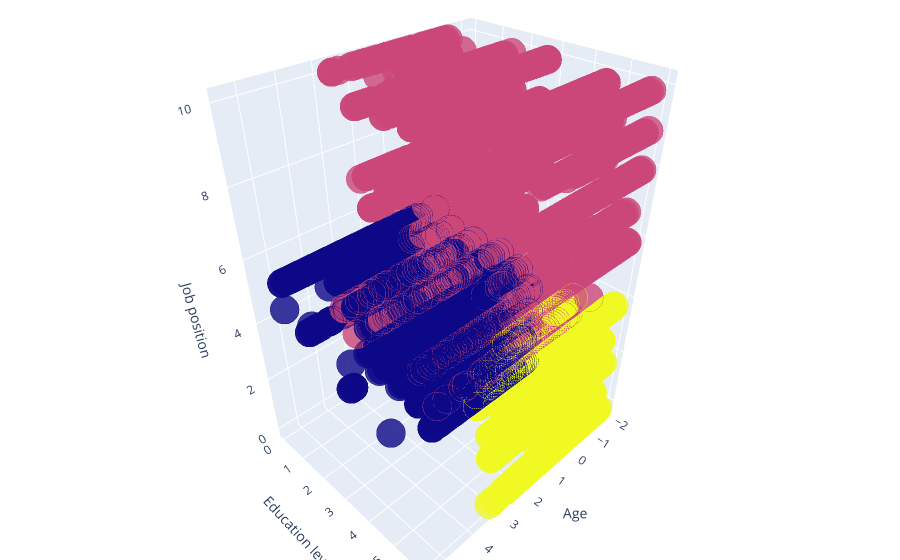

The cell this chart's notebook holds for it:
### Markdown cell above
We can see some correlation in making clusters with 'job' and 'education' columns. Since 'age' is also demographically important variable, I will plot it too.

### Code cell
trace1 = go.Scatter3d(
    x= preprocessed_X['age'],
    y= preprocessed_X['education'],
    z= preprocessed_X['job'],
    mode='markers',
     marker=dict(
        color = preprocessed_X['cluster'], 
        size= 10,
        line=dict(
            color= preprocessed_X['cluster'],
            width= 12
        ),
        opacity=0.8
     )
)
df = [trace1]

layout = go.Layout(
    title = 'Character vs Gender vs Alive or not',
    margin=dict(
        l=0,
        r=0,
        b=0,
        t=0  
    ),
    scene = dict(
            xaxis = dict(title  = 'Age'),
            yaxis = dict(title  = 'Education level'),
            zaxis = dict(title  = 'Job position')
        )
)

fig = go.Figure(data = df, layout = layout)
py.iplot(fig)

### Figure 1 — Plotly figure (JSON) as saved in the notebook; plotly's stock layout.template omitted (floating-point values rounded to 4 significant figures; data arrays with more than 128 entries replaced by an {"elided": "..."} marker saying what was removed)
{"data": [{"marker": {"color": {"elided": "30488 int values"}, "line": {"color": {"elided": "30488 int values"}, "width": 12}, "opacity": 0.8, "size": 10}, "mode": "markers", "type": "scatter3d", "x": {"elided": "30488 float values"}, "y": {"elided": "30488 int values"}, "z": {"elided": "30488 int values"}}], "layout": {"margin": {"b": 0, "l": 0, "r": 0, "t": 0}, "scene": {"xaxis": {"title": {"text": "Age"}}, "yaxis": {"title": {"text": "Education level"}}, "zaxis": {"title": {"text": "Job position"}}}, "title": {"text": "Character vs Gender vs Alive or not"}}}
